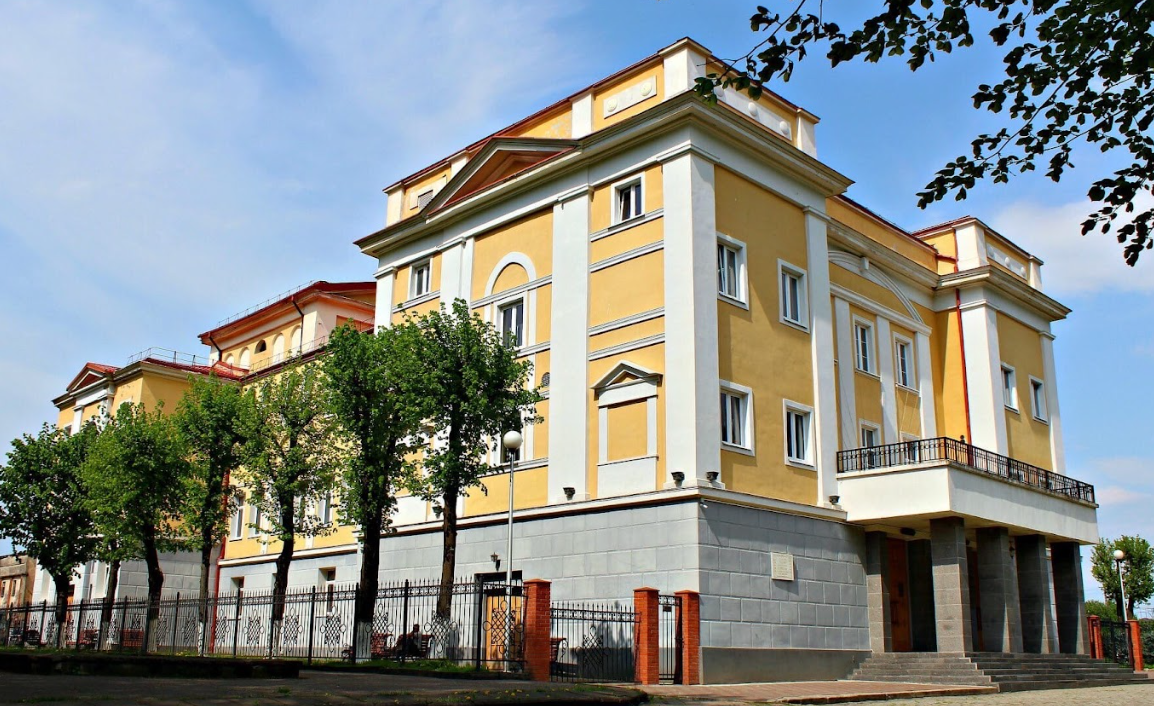
#> input picture docs/features/countur_svg_generator/samples/input/image - 2026-06-14T115705.752.png, 1154 x 706 px
$ python -i render_kenigsberg_story.py   (imports and definitions only)
#> lines starting #> are read from the running program, lines starting #| are printed output that depends on the picture
#> further down, picture is the input picture: shape (706, 1154, 3); mean B, G, R 137.4, 139.3, 133.5
from __future__ import annotations

import json
import math
import os
import random
import re
import shutil
import subprocess
import sys
from pathlib import Path
from typing import Any

from PIL import Image, ImageDraw, ImageFont

try:
    import cv2
except Exception:  # pragma: no cover - Kaggle installs it in the notebook.
    cv2 = None

try:
    import librosa
    import numpy as np
except Exception:  # pragma: no cover - Kaggle installs it in the notebook.
    librosa = None
    np = None


W = 720
H = 1280
FPS = 30
MAIN_DURATION = 18.0
OUTRO_SCREEN_DURATION = 3.5
STORY_MAX_DURATION = 60.0
POETRY_MIN_OUTRO_SCREEN_DURATION = 1.8
TRANSITION_FRAMES = 2
WATERMARK_TEXT = "Мост в Кёнигсберг"
OUTRO_BG = (0, 0, 0)
OUTRO_STRIP = (241, 228, 75)
OUTRO_TEXT = (16, 14, 14)
VIDEO_EXTS = {".mp4", ".mov", ".m4v", ".webm", ".mkv"}
AUDIO_EXTS = {".flac", ".mp3", ".wav", ".m4a", ".aac", ".ogg"}
MIN_STRONG_MAIN_DURATION = 15.0
MAX_STRIPE_LINES = 7

MUSIC_RANGES = {
    "the promise": [(402.0, None)],
    "wyatt earth": [(0.0, 108.0)],
    "save me": [(0.0, 38.0)],
    "manuela": [(183.0, 217.0)],
    "one truth": [(96.0, 110.0)],
    "terminal": [(220.0, 266.0)],
    "elegy": [(378.0, 406.0)],
}
VIDEO_DATASETS = [
    {
        "period_key": "1919-1940",
        "dataset": "zigomaro/koenigsberg19191940",
        "aliases": ["koenigsberg19191940", "19191940"],
    },
    {
        "period_key": "winter",
        "dataset": "zigomaro/koenigsberg-winter",
        "aliases": ["koenigsberg-winter", "winter"],
    },
]


def log(message: str) -> None:
    print(message, flush=True)


# [145 lines left out: functions run, ffprobe_duration, find_session_root, find_dataset_dir, mounted_input_dirs, choose_video_dataset, not called in this run]


def iter_files(root: Path, exts: set[str]) -> list[Path]:
    return sorted(path for path in root.rglob("*") if path.is_file() and path.suffix.casefold() in exts)


def normalize_music_key(value: str) -> str:
    stem = Path(value).stem if Path(value).suffix else value
    return re.sub(r"[^0-9a-zа-яё]+", " ", stem.casefold()).strip()


def normalize_media_match_key(value: str) -> str:
    return re.sub(r"[^0-9a-zа-яё]+", " ", Path(str(value)).stem.casefold()).strip()


# [175 lines left out: functions find_poem_voice_audio, parse_music_range_time, parse_music_ranges_payload, load_music_range_manifest, allowed_music_ranges, font and 4 more, not called in this run]


def ease_out_cubic(t: float) -> float:
    t = max(0.0, min(1.0, t))
    return 1 - (1 - t) ** 3


def ease_in_cubic(t: float) -> float:
    t = max(0.0, min(1.0, t))
    return t**3


# [35 lines left out: functions ease_in_out_cubic, ease_in_out_quint, ease_out_expo, paste_rgba_subpixel, not called in this run]


def ease_out_back(t: float, overshoot: float = 0.9) -> float:
    t = max(0.0, min(1.0, t))
    return 1.0 + (overshoot + 1.0) * (t - 1.0) ** 3 + overshoot * (t - 1.0) ** 2


def ease_in_back(t: float, overshoot: float = 0.75) -> float:
    t = max(0.0, min(1.0, t))
    return (overshoot + 1.0) * t**3 - overshoot * t**2


# [285 lines left out: functions draw_stripes, poem_block_layout, _flatten_poem_groups, poem_line_y_positions, draw_poem_block, build_outro_strip and 5 more, not called in this run]


def cover_resize(frame: Any) -> Image.Image:
    rgb = cv2.cvtColor(frame, cv2.COLOR_BGR2RGB)
    src = Image.fromarray(rgb).convert("RGBA")
    scale = max(W / src.width, H / src.height)
#> scale = 1.81
    new_size = (math.ceil(src.width * scale), math.ceil(src.height * scale))
#> new_size = (2093, 1280)
    src = src.resize(new_size, Image.Resampling.LANCZOS)
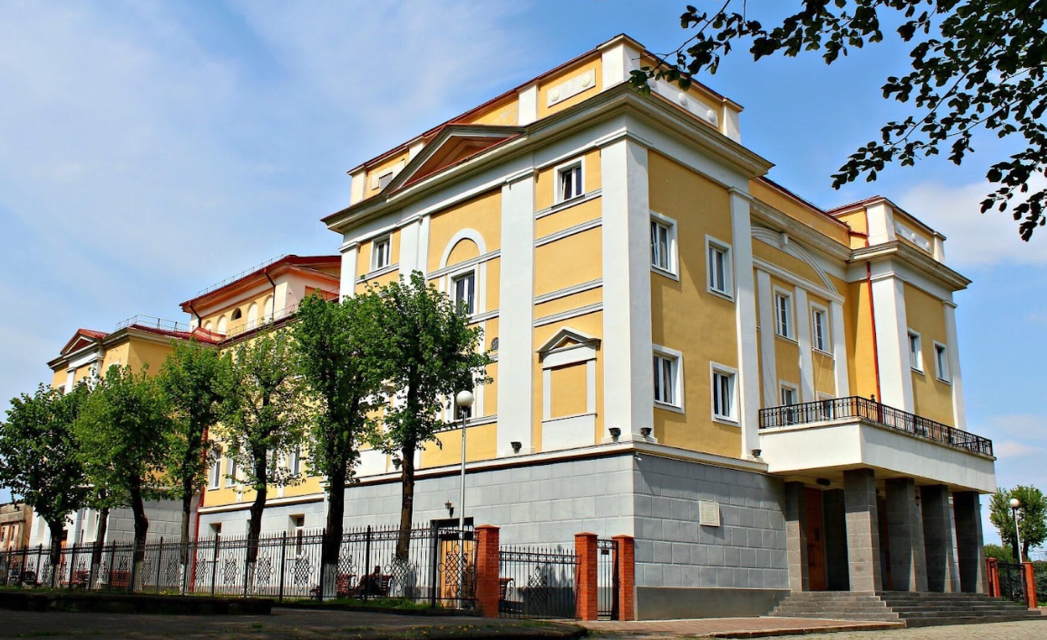
#> src: PIL image 2093x1280 RGBA (shown at 1/2 size); mean R, G, B, A 133.5, 139.3, 137.4, 255
    left = max(0, (src.width - W) // 2)
#> left = 686
    top = max(0, (src.height - H) // 2)
#> top = 0
    return src.crop((left, top, left + W, top + H))
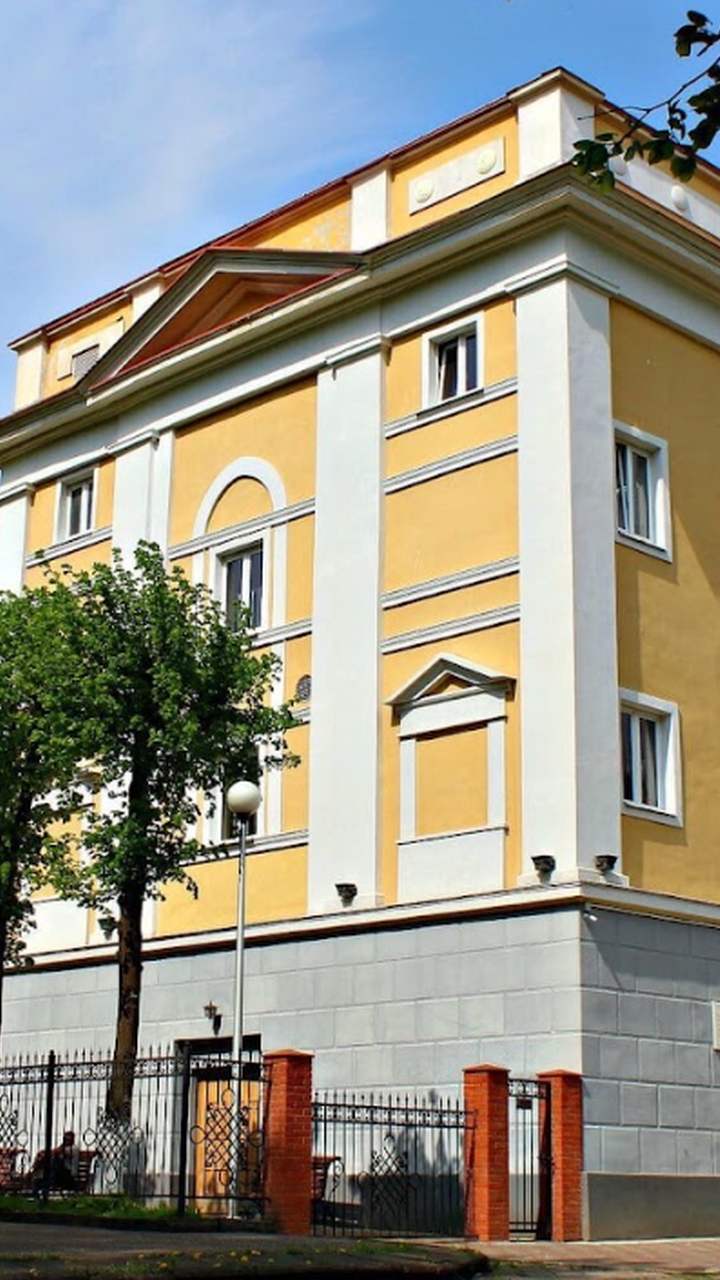
#> returned value: PIL image 720x1280 RGBA; mean R, G, B, A 149, 146.6, 134.2, 255


# [234 lines left out: functions extract_segment_frames, payload_scene_lines, scene_text_for_segment, build_text_cues, voice_pause_times, _nearest_pause and 4 more, not called in this run]


def _music_ranges_overlap(start: float, end: float, recent_start: float, recent_end: float, *, margin: float = 4.0) -> bool:
    return max(start, recent_start - margin) < min(end, recent_end + margin)


# [1119 lines left out: functions _recent_music_items, estimate_voice_risk, choose_music, rhythm_slots_from_strong_beats, approximate_rhythm_slots, detect_strong_beats and 10 more, not called in this run]


# [2 lines not run here, left out]

>>> import cv2
>>> picture = cv2.imread('../docs/features/countur_svg_generator/samples/input/image - 2026-06-14T115705.752.png')
>>> result = cover_resize(picture)
